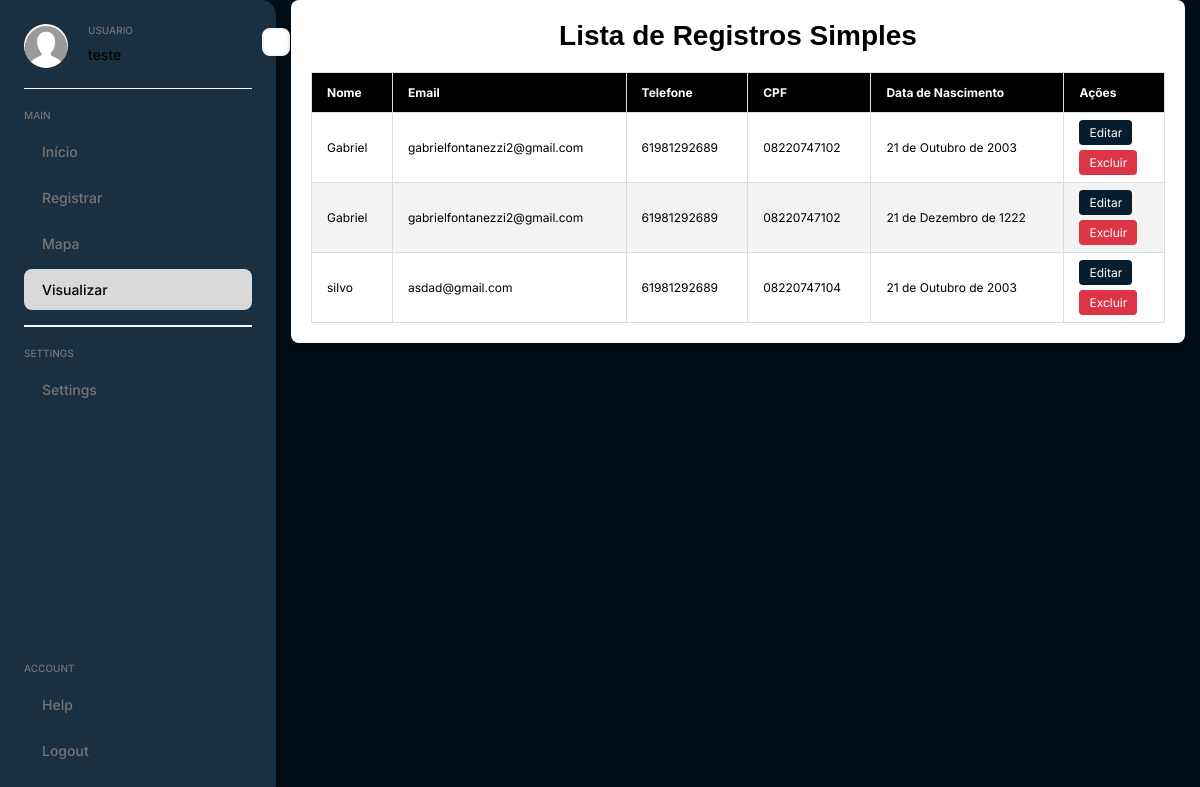
The page /visualizar_registros_simples/ (signed in) on the database its author committed.
### core/models.py (models this page shows, shortened)
class CustomUser(AbstractUser):
    is_admin = models.BooleanField(default=False)

class RegistroSimples(models.Model):
    nome = models.CharField(max_length=255)
    email = models.EmailField()
    telefone = models.CharField(max_length=15)
    cpf = models.CharField(max_length=11)
    data_nascimento = models.DateField()
    endereco = models.ForeignKey(Endereco, related_name='registros_simples', on_delete=models.CASCADE)

### core/views.py (the view)
# urls.py: path('visualizar_registros_simples/', views.visualizar_registros_simples, name='visualizar_registros_simples'),
@login_required
def visualizar_registros_simples(request):
    registros = RegistroSimples.objects.select_related('endereco').all()
    return render(request, 'visualizar_registros_simples.html', {'registros': registros})

### core/templates/visualizar_registros_simples.html (shortened to what this page needs)
{% load static %}
<!DOCTYPE html>
<html lang="pt-br">
<head>
    <link rel="stylesheet" href="{% static 'css/visualizar_registros_simples.css' %}">
</head>
<body>
    <div class="app">
        <div class="sidebar">
            <div class="menu-btn">
            </div>
            <div class="head">
                <div class="user-img">
                    <img src="{% static 'images/user.jpg' %}" alt="Imagem do usuario">
                </div>
                <div class="user-details">
                    <p class="title">usuario</p>
                    <p class="name">{{ user.get_full_name|default:user.username }}</p>
                </div>
            </div>
            <div class="nav">
                <div class="menu">
                    <p class="title">Main</p>
                    <ul>
                        <li>
                            <a href="{% url 'home' %}">
                                <span class="text">Início</span>
                            </a>
                        </li>
                        <li>
                            <a href="#">
                                <span class="text">Registrar</span>
                            </a>
                        </li>
                        <li>
                            <a href="{% url 'visualizar_mapa' %}">
                                <span class="text">Mapa</span>
                            </a>
                        </li>
                        <li class="active">
                            <a href="#">
                                <span class="text">Visualizar</span>
                            </a>
                        </li>
                    </ul>
                </div>
                <div class="menu">
                    <p class="title">Settings</p>
                    <ul>
                        <li>
                            <a href="#">
                                <span class="text">Settings</span>
                            </a>
                        </li>
                    </ul>
                </div>
            </div>
            <div class="menu">
                <p class="title">Account</p>
                <ul>
                    <li>
                        <a href="#">
                            <span class="text">Help</span>
                        </a>
                    </li>
                    <li>
                        <a href="{% url 'logout' %}">
                            <span class="text">Logout</span>
                        </a>
                    </li>
                </ul>
            </div>
        </div>
        <main>
            <div class="main-content">
                <h1>Lista de Registros Simples</h1>
                <table class="styled-table">
                    <thead>
                        <tr>
                            <th>Nome</th>
                            <th>Email</th>
                            <th>Telefone</th>
                            <th>CPF</th>
                            <th>Data de Nascimento</th>
                            <th>Ações</th>
                        </tr>
                    </thead>
                    <tbody>
                        {% for registro in registros %}
                        <tr>
                            <td>{{ registro.nome }}</td>
                            <td>{{ registro.email }}</td>
                            <td>{{ registro.telefone }}</td>
                            <td>{{ registro.cpf }}</td>
                            <td>{{ registro.data_nascimento }}</td>
                            <td>
                                <a href="{% url 'editar_registro_simples' registro.pk %}" class="edit-btn">Editar</a> <br><br>
                                <a href="{% url 'excluir_registro_simples' registro.pk %}" class="delete-btn">Excluir</a>
                            </td>
                        </tr>
                        {% endfor %}
                    </tbody>
                </table>
            </div>
        </main>
    </div>
</body>
</html>

### core/static/css/visualizar_registros_simples.css (style rules this page uses)
* { margin: 0; padding: 0; box-sizing: border-box; font-family: "Inter", sans-serif; }
:root { font-size: 62.5%; }
body { background-color: #eee; }
.app { display: flex; width: 100%; }
.sidebar { position: relative; width: 27.6rem; height: 100vh; display: flex; flex-direction: column; gap: 2rem; background-color: #183042; padding: 2.4rem; border-radius: 0 1.5rem 1.5rem 0; transition: all 0.3s; }
.sidebar .head { display: flex; gap: 2rem; padding-bottom: 2rem; border-bottom: 1px solid #f6f6f6; }
.user-img { width: 4.4rem; height: 4.4rem; border-radius: 50%; overflow: hidden; }
.user-img img { width: 100%; object-fit: cover; }
.user-details .title, .menu .title { font-size: 1rem; font-weight: 500; color: #757575; text-transform: uppercase; margin-bottom: 1rem; }
.user-details .name { font-size: 1.4rem; font-weight: 500; }
.nav { flex: 1; }
.menu ul li { position: relative; list-style: none; margin-bottom: 5px; }
.menu ul li a { display: flex; align-items: center; gap: 1rem; font-size: 1.4rem; font-weight: 500; color: #757575; text-decoration: none; padding: 1.2rem .8rem; border-radius: .8rem; transition: all 0.3s; }
.menu ul li > a:hover, .menu ul li.active > a { color: #000; background-color: #d9d9d9; }
.menu ul li .text { flex: 1; }
.menu:not(:last-child) { padding-bottom: 1rem; margin-bottom: 2rem; border-bottom: 2px solid #f6f6f6; }
.menu-btn { position: absolute; right: -1.4rem; top: 3.5%; width: 2.8rem; height: 2.8rem; border-radius: .8rem; display: flex; align-items: center; justify-content: center; cursor: pointer; color: #757575; border: 2px solid #f6f6f6; background-color: #fff; }
body { font-family: 'Mulish', sans-serif; background: #030D15; opacity: 0; animation: fadeIn 0.5s ease-in-out forwards; }
main { background-color: #eee; min-height: 100vh; transition: all 0.3s ease; flex: 1; min-height: 100%; display: flex; align-items: flex-start; justify-content: center; background: #030D15; }
.main-content { position: relative; width: 100%; border-radius: 8px; padding: 2rem; margin: 0 1.5rem; background-color: #ffffff; box-shadow: 0 5px 10px rgba(0, 0, 0, 0.1); }
h1 { font-family: Mulish, sans-serif; font-size: 2.8rem; color: #000000; text-align: center; margin-bottom: 20px; opacity: 0; animation: fadeInUp 0.5s ease-in-out 0.3s forwards; }
.styled-table { width: 100%; border-collapse: collapse; opacity: 0; animation: fadeInUp 0.5s ease-in-out 0.4s forwards; }
.styled-table th, .styled-table td { padding: 12px 15px; border: 1px solid #dddddd; text-align: left; font-size: 12px; }
.styled-table th { background-color: #000000; color: #ffffff; }
.styled-table tr:nth-child(even) { background-color: #f3f3f3; }
.edit-btn, .delete-btn, .back-btn { padding: 5px 10px; border-radius: 4px; text-decoration: none; color: #ffffff; opacity: 0; animation: fadeInUp 0.5s ease-in-out 0.6s forwards; }
.edit-btn { background-color: #061d30; }
.delete-btn { background-color: #dc3545; }

### rows shown on the page
CustomUser: get_full_name "teste"
RegistroSimples: nome "Gabriel", email "gabrielfontanezzi2@gmail.com", telefone "61981292689", cpf "08220747102", data_nascimento "21 de Outubro de 2003"
RegistroSimples: nome "Gabriel", email "gabrielfontanezzi2@gmail.com", telefone "61981292689", cpf "08220747102", data_nascimento "21 de Dezembro de 1222"
RegistroSimples: nome "silvo", email "asdad@gmail.com", telefone "61981292689", cpf "08220747104", data_nascimento "21 de Outubro de 2003"
